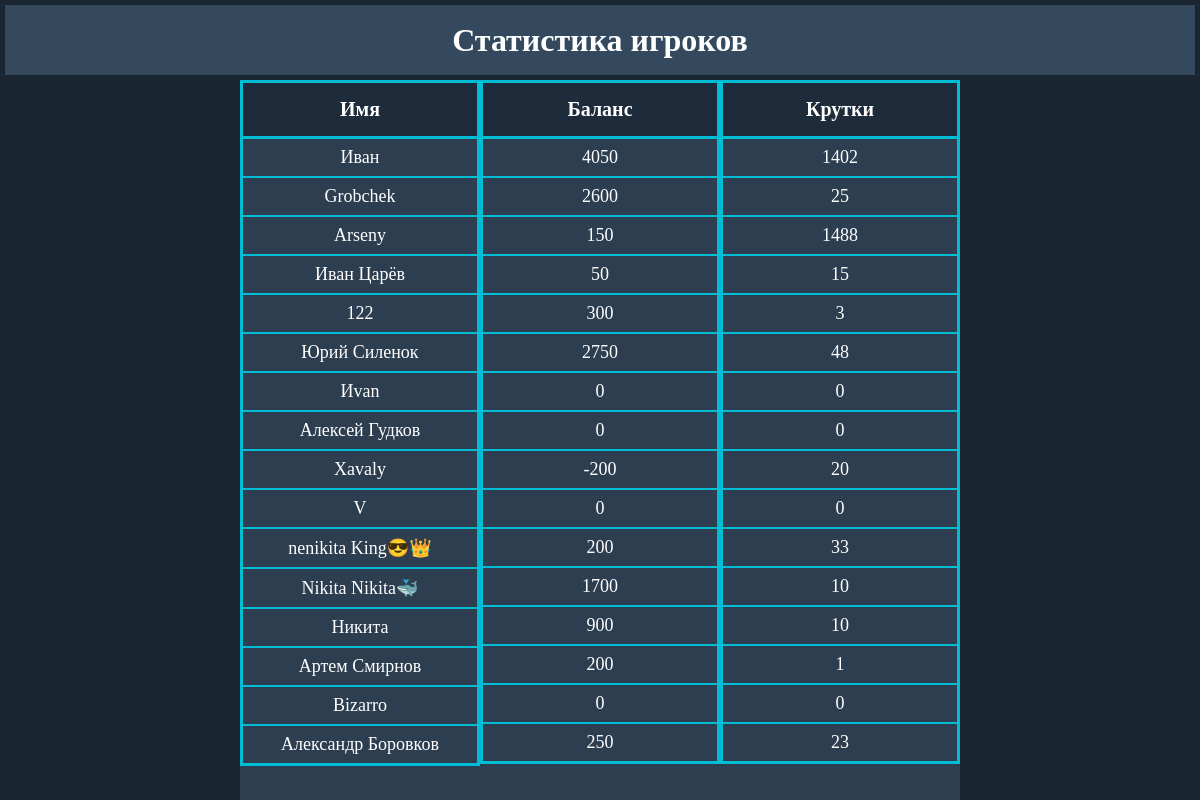
The page / on the database its author committed.
### tables this page shows
CREATE TABLE "Players" (
	"id"	INTEGER NOT NULL,
	"user_id"	INTEGER,
	"username"	TEXT,
	"balance"	INTEGER,
	"spins"	INTEGER DEFAULT 0,
	PRIMARY KEY("id" AUTOINCREMENT)
);

### Syte/base/server.py (the view)
@app.route('/')
def index():
    cursor, connect = connect_db()
    cursor.execute("SELECT username, balance, spins FROM Players")
    users = cursor.fetchall()
    print("USERS:", users)
    connect.close()
    return render_template('syte.html', users=users)

### Syte/base/server.py (called while the page is built)
def connect_db():
    connect = sqlite3.connect(DB_PATH)
    cursor = connect.cursor()
    return cursor, connect

### Syte/base/templates/syte.html (shortened to what this page needs)
<!DOCTYPE html>
<html lang="ru">
<head>
    <link rel="stylesheet" href="../static/styles/style.css">
</head>
<body>
    <h1>Статистика игроков</h1>
    <div class="my-style1">
        <div class="column1"></div>
        <div class="column2">
            <h3>Имя</h3>
            {% for user in users %}
            <p>{{ user[0] }}</p>
            {% endfor %}
        </div>
        <div class="column2">
            <h3>Баланс</h3>
            {% for user in users %}
            <p>{{ user[1] }}</p>
            {% endfor %}
        </div>
        <div class="column2">
            <h3>Крутки</h3>
            {% for user in users %}
            <p>{{ user[2] }}</p>
            {% endfor %}
        </div>
        <div class="column1"></div>
    </div>
</body>
</html>

### Syte/base/static/styles/style.css (style rules this page uses)
html, body { height: 100vh; margin: 0; display: flex; flex-direction: column; background-color: #2c3e50; }
h1 { text-align: center; border: 5px solid #1a2632; height: 10%; margin: 0; box-sizing: border-box; background-color: #34495e; color: white; display: flex; align-items: center; justify-content: center; }
.my-style1 { display: grid; grid-template-columns: repeat(5, 1fr); height: 90%; color: white; align-items: start; }
.column1 { background-color: #1a2632; height: 100%; }
.column2 { background-color: #34495e; color: white; display: flex; flex-direction: column; align-items: center; justify-content: flex-start; text-align: center; border-left: 3px solid #00bcd4; border-right: 3px solid #00bcd4; border-top: 3px solid #00bcd4; border-bottom: 3px solid #00bcd4; padding: 0; min-height: auto; }
.column2 h3 { margin: 0; background-color: #1e2b3a; color: white; border-bottom: 3px solid #00bcd4; padding: 15px 0; width: 100%; font-size: 20px; }
.column2 p { margin: 0; font-size: 18px; border-bottom: 2px solid #00bcd4; width: 100%; padding: 8px 0; background-color: #2c3e50; }
.column2 p:last-child { border-bottom: none; }

### rows shown on the page
Players: username "Иван", balance "4050", spins "1402"
Players: username "Grobchek", balance "2600", spins "25"
Players: username "Arseny", balance "150", spins "1488"
Players: username "Иван Царёв", balance "50", spins "15"
Players: username "122", balance "300", spins "3"
Players: username "Юрий Силенок", balance "2750", spins "48"
Players: username "Иvan", balance "0", spins "0"
Players: username "Алексей Гудков", balance "0", spins "0"
Players: username "Xavaly", balance "-200", spins "20"
Players: username "V", balance "0", spins "0"
Players: username "nenikita King😎👑", balance "200", spins "33"
Players: username "Nikita Nikita🐳", balance "1700", spins "10"
Players: username "Никита", balance "900", spins "10"
Players: username "Артем Смирнов", balance "200", spins "1"
Players: username "Bizarro", balance "0", spins "0"
Players: username "Александр Боровков", balance "250", spins "23"
